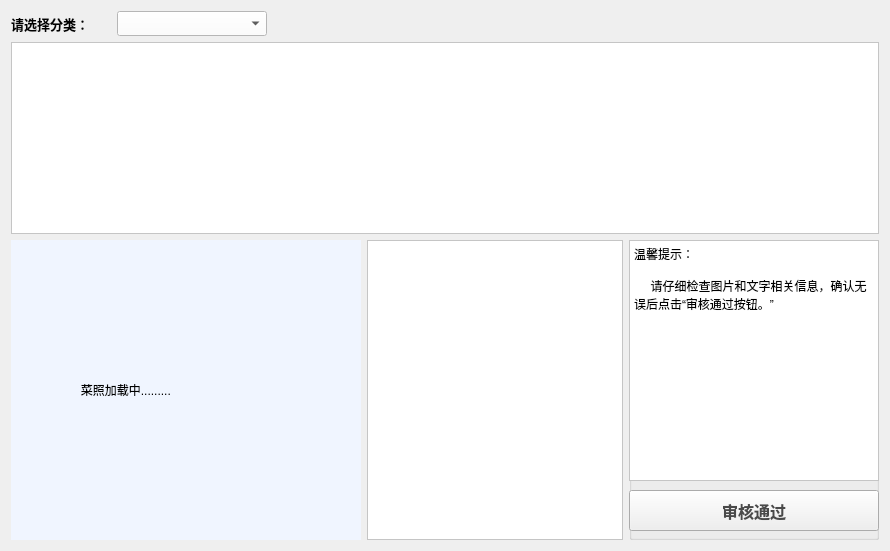
     <widget class="QWidget" name="page_4">
      <layout class="QVBoxLayout" name="verticalLayout_2">
       <item>
        <layout class="QHBoxLayout" name="horizontalLayout_3">
         <item>
          <widget class="QLabel" name="label_9">
           <property name="minimumSize">
            <size>
             <width>100</width>
             <height>25</height>
            </size>
           </property>
           <property name="maximumSize">
            <size>
             <width>100</width>
             <height>25</height>
            </size>
           </property>
           <property name="font">
            <font>
             <family>Aharoni</family>
             <pointsize>10</pointsize>
             <weight>75</weight>
             <bold>true</bold>
            </font>
           </property>
           <property name="text">
            <string>请选择分类：</string>
           </property>
          </widget>
         </item>
         <item>
          <widget class="QComboBox" name="sh_product_box">
           <property name="minimumSize">
            <size>
             <width>150</width>
             <height>25</height>
            </size>
           </property>
           <property name="maximumSize">
            <size>
             <width>150</width>
             <height>25</height>
            </size>
           </property>
           <property name="styleSheet">
            <string notr="true">background-color: rgb(255, 255, 255);</string>
           </property>
          </widget>
         </item>
         <item>
          <spacer name="horizontalSpacer_4">
           <property name="orientation">
            <enum>Qt::Horizontal</enum>
           </property>
           <property name="sizeHint" stdset="0">
            <size>
             <width>40</width>
             <height>20</height>
            </size>
           </property>
          </spacer>
         </item>
        </layout>
       </item>
       <item>
        <widget class="QTableWidget" name="tablesHProduct">
         <property name="enabled">
          <bool>true</bool>
         </property>
         <property name="styleSheet">
          <string notr="true">background-color: rgb(255, 255, 255);</string>
         </property>
        </widget>
       </item>
       <item>
        <layout class="QHBoxLayout" name="horizontalLayout_5">
         <item>
          <widget class="QLabel" name="shImageLabel">
           <property name="enabled">
            <bool>true</bool>
           </property>
           <property name="minimumSize">
            <size>
             <width>350</width>
             <height>300</height>
            </size>
           </property>
           <property name="maximumSize">
            <size>
             <width>350</width>
             <height>350</height>
            </size>
           </property>
           <property name="styleSheet">
            <string notr="true">background-color: rgb(240, 245, 255);</string>
           </property>
           <property name="text">
            <string>                     菜照加载中.........</string>
           </property>
          </widget>
         </item>
         <item>
          <widget class="QListWidget" name="shDetailInfoList">
           <property name="minimumSize">
            <size>
             <width>100</width>
             <height>300</height>
            </size>
           </property>
           <property name="maximumSize">
            <size>
             <width>16777215</width>
             <height>300</height>
            </size>
           </property>
           <property name="styleSheet">
            <string notr="true">background-color: rgb(255, 255, 255);</string>
           </property>
          </widget>
         </item>
         <item>
          <widget class="QGroupBox" name="groupBox_2">
           <property name="minimumSize">
            <size>
             <width>250</width>
             <height>280</height>
            </size>
           </property>
           <property name="maximumSize">
            <size>
             <width>280</width>
             <height>300</height>
            </size>
           </property>
           <property name="title">
            <string/>
           </property>
           <widget class="QTextEdit" name="textEdit_2">
            <property name="geometry">
             <rect>
              <x>0</x>
              <y>0</y>
              <width>250</width>
              <height>241</height>
             </rect>
            </property>
            <property name="styleSheet">
             <string notr="true">
background-color: rgb(255, 255, 255);</string>
            </property>
            <property name="html">
             <string>&lt;!DOCTYPE HTML PUBLIC &quot;-//W3C//DTD HTML 4.0//EN&quot; &quot;http://www.w3.org/TR/REC-html40/strict.dtd&quot;&gt;
&lt;html&gt;&lt;head&gt;&lt;meta name=&quot;qrichtext&quot; content=&quot;1&quot; /&gt;&lt;style type=&quot;text/css&quot;&gt;
p, li { white-space: pre-wrap; }
&lt;/style&gt;&lt;/head&gt;&lt;body style=&quot; font-family:'SimSun'; font-size:9pt; font-weight:400; font-style:normal;&quot;&gt;
&lt;p style=&quot; margin-top:0px; margin-bottom:0px; margin-left:0px; margin-right:0px; -qt-block-indent:0; text-indent:0px;&quot;&gt;温馨提示：&lt;/p&gt;
&lt;p style=&quot;-qt-paragraph-type:empty; margin-top:0px; margin-bottom:0px; margin-left:0px; margin-right:0px; -qt-block-indent:0; text-indent:0px;&quot;&gt;&lt;/p&gt;
&lt;p style=&quot; margin-top:0px; margin-bottom:0px; margin-left:0px; margin-right:0px; -qt-block-indent:0; text-indent:0px;&quot;&gt;     请仔细检查图片和文字相关信息，确认无误后点击“审核通过按钮。”&lt;/p&gt;&lt;/body&gt;&lt;/html&gt;</string>
            </property>
           </widget>
           <widget class="QPushButton" name="requireShBtn">
            <property name="geometry">
             <rect>
              <x>0</x>
              <y>250</y>
              <width>250</width>
              <height>41</height>
             </rect>
            </property>
            <property name="font">
             <font>
              <family>Aharoni</family>
              <pointsize>12</pointsize>
              <weight>75</weight>
              <bold>true</bold>
             </font>
            </property>
            <property name="styleSheet">
             <string notr="true">QPushButton { 
border-image: url(:/MyShopping/anniu_1.png);
background-image: url(:/MyShopping/anniu_1.png);
color: rgb(74, 74, 74);
}
QPushButton:hover { 
background-image: url(:/MyShopping/anniu_2.png);
border-image: url(:/MyShopping/anniu_2.png);
color: rgb(255, 255, 255);
}

QPushButton:pressed {
background-image: url(:/MyShopping/anniu_3.png);
border-image: url(:/MyShopping/anniu_3.png);
color: rgb(255, 255, 255);
}</string>
            </property>
            <property name="text">
             <string>审核通过</string>
            </property>
           </widget>
          </widget>
         </item>
        </layout>
       </item>
      </layout>
     </widget>
